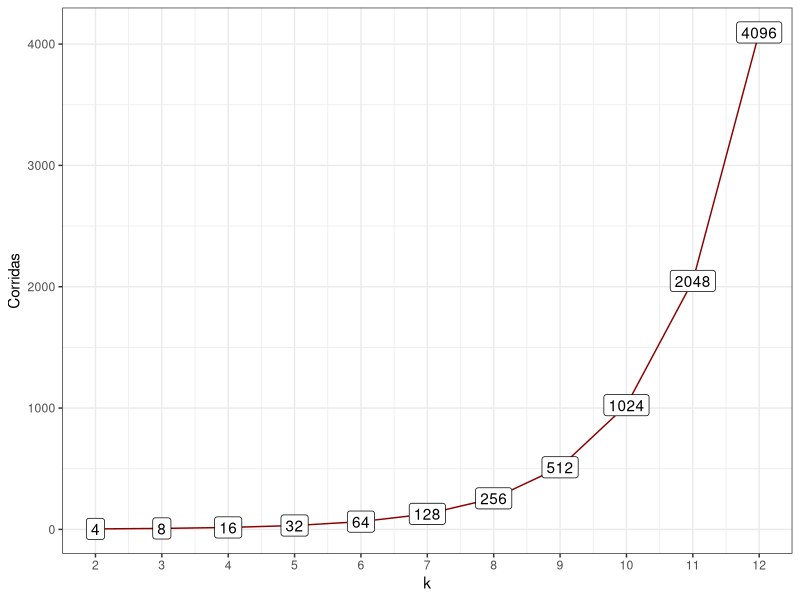

Write the R code that produced this figure.
## ---- chunk 1

library(tidyverse)

data.frame(k = 2:12) %>% 
  dplyr::mutate(Corridas = 2^k) %>% 
  ggplot2::ggplot(aes(x = k, y = Corridas)) + 
  geom_line(color = "darkred") + 
  geom_point(size = 2) +
  geom_label(aes(label = Corridas)) +
  scale_x_continuous(breaks = 2:12) +
  theme_bw()

## ---- chunk 2

E <- F <- G <- H <- c(-1, 1)

tidyr::expand_grid(E, F, G, H) %>% 
  dplyr::arrange(H, G, F, E) %>% 
  dplyr::mutate(Orden = 1:16) %>% 
  kableExtra::kbl(escape = FALSE, booktabs = T,
                  caption = "Orden de las fracciones") %>% 
  kableExtra::kable_classic(full_width = FALSE) %>% 
  kableExtra::row_spec(0, bold = T) %>%
  kableExtra::column_spec(5, bold = T) %>%
  kableExtra::kable_styling(latex_options = c("striped", "HOLD_position"))
